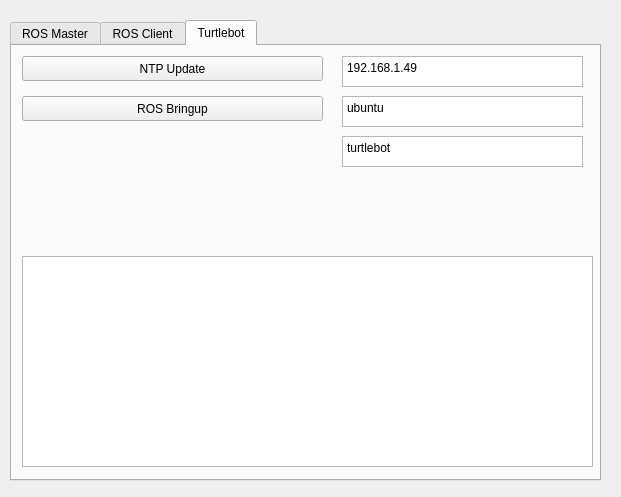
<?xml version="1.0" encoding="UTF-8"?>
<ui version="4.0">
 <class>Dialog</class>
 <widget class="QDialog" name="Dialog">
  <property name="geometry">
   <rect>
    <x>0</x>
    <y>0</y>
    <width>621</width>
    <height>497</height>
   </rect>
  </property>
  <property name="windowTitle">
   <string>ROS PyQT Administration</string>
  </property>
  <widget class="QTabWidget" name="tabWidget">
   <property name="geometry">
    <rect>
     <x>10</x>
     <y>20</y>
     <width>591</width>
     <height>461</height>
    </rect>
   </property>
   <property name="currentIndex">
    <number>2</number>
   </property>
   <widget class="QWidget" name="master_tab">
    <attribute name="title">
     <string>ROS Master</string>
    </attribute>
    <widget class="QPushButton" name="master_ntpupdate">
     <property name="geometry">
      <rect>
       <x>10</x>
       <y>10</y>
       <width>171</width>
       <height>25</height>
      </rect>
     </property>
     <property name="text">
      <string>NTP Update</string>
     </property>
    </widget>
    <widget class="QPushButton" name="master_roscore">
     <property name="geometry">
      <rect>
       <x>10</x>
       <y>50</y>
       <width>171</width>
       <height>25</height>
      </rect>
     </property>
     <property name="text">
      <string>Start ROS Core</string>
     </property>
    </widget>
    <widget class="QLabel" name="master_ntpUpdateLabel">
     <property name="geometry">
      <rect>
       <x>200</x>
       <y>16</y>
       <width>371</width>
       <height>21</height>
      </rect>
     </property>
     <property name="text">
      <string/>
     </property>
    </widget>
    <widget class="QLabel" name="master_roscoreLabel">
     <property name="geometry">
      <rect>
       <x>200</x>
       <y>50</y>
       <width>371</width>
       <height>21</height>
      </rect>
     </property>
     <property name="text">
      <string/>
     </property>
    </widget>
    <widget class="QTextEdit" name="master_log">
     <property name="geometry">
      <rect>
       <x>10</x>
       <y>210</y>
       <width>571</width>
       <height>211</height>
      </rect>
     </property>
     <property name="readOnly">
      <bool>true</bool>
     </property>
    </widget>
    <widget class="QPushButton" name="master_roscoreCheck">
     <property name="geometry">
      <rect>
       <x>10</x>
       <y>90</y>
       <width>171</width>
       <height>25</height>
      </rect>
     </property>
     <property name="text">
      <string>Check ROS Core</string>
     </property>
    </widget>
   </widget>
   <widget class="QWidget" name="client_tab">
    <attribute name="title">
     <string>ROS Client</string>
    </attribute>
    <widget class="QComboBox" name="client_wegauswahl">
     <property name="geometry">
      <rect>
       <x>10</x>
       <y>260</y>
       <width>181</width>
       <height>25</height>
      </rect>
     </property>
     <item>
      <property name="text">
       <string>kurzer Weg</string>
      </property>
     </item>
     <item>
      <property name="text">
       <string>Umweg</string>
      </property>
     </item>
     <item>
      <property name="text">
       <string>Plan B</string>
      </property>
     </item>
    </widget>
    <widget class="QPushButton" name="client_wegfuehrungStarten">
     <property name="geometry">
      <rect>
       <x>210</x>
       <y>260</y>
       <width>361</width>
       <height>25</height>
      </rect>
     </property>
     <property name="text">
      <string>Wegführung starten</string>
     </property>
    </widget>
    <widget class="QPushButton" name="client_RVIZ">
     <property name="geometry">
      <rect>
       <x>10</x>
       <y>220</y>
       <width>561</width>
       <height>25</height>
      </rect>
     </property>
     <property name="text">
      <string>Navigation mit RVIZ starten</string>
     </property>
    </widget>
    <widget class="QPushButton" name="client_ntpupdate">
     <property name="geometry">
      <rect>
       <x>10</x>
       <y>50</y>
       <width>561</width>
       <height>25</height>
      </rect>
     </property>
     <property name="text">
      <string>NTP Update</string>
     </property>
    </widget>
    <widget class="QPushButton" name="client_SLAM">
     <property name="geometry">
      <rect>
       <x>10</x>
       <y>140</y>
       <width>561</width>
       <height>25</height>
      </rect>
     </property>
     <property name="text">
      <string>SLAM starten</string>
     </property>
    </widget>
    <widget class="QPushButton" name="client_punkteSetzen">
     <property name="geometry">
      <rect>
       <x>10</x>
       <y>180</y>
       <width>561</width>
       <height>25</height>
      </rect>
     </property>
     <property name="text">
      <string>Punkte setzen</string>
     </property>
    </widget>
    <widget class="QTextEdit" name="client_log">
     <property name="geometry">
      <rect>
       <x>10</x>
       <y>290</y>
       <width>571</width>
       <height>131</height>
      </rect>
     </property>
     <property name="readOnly">
      <bool>true</bool>
     </property>
    </widget>
    <widget class="QPlainTextEdit" name="client_rtcproject_path">
     <property name="geometry">
      <rect>
       <x>10</x>
       <y>10</y>
       <width>561</width>
       <height>31</height>
      </rect>
     </property>
     <property name="plainText">
      <string>/home/lennart/catkin_ws/src/rtc_project</string>
     </property>
    </widget>
    <widget class="QPlainTextEdit" name="client_alternativeArena">
     <property name="geometry">
      <rect>
       <x>10</x>
       <y>90</y>
       <width>561</width>
       <height>31</height>
      </rect>
     </property>
     <property name="plainText">
      <string/>
     </property>
     <property name="placeholderText">
      <string>alternative Arena</string>
     </property>
    </widget>
   </widget>
   <widget class="QWidget" name="turtlebot_tab">
    <attribute name="title">
     <string>Turtlebot</string>
    </attribute>
    <widget class="QPushButton" name="turtlebot_ntpupdate">
     <property name="geometry">
      <rect>
       <x>10</x>
       <y>10</y>
       <width>301</width>
       <height>25</height>
      </rect>
     </property>
     <property name="text">
      <string>NTP Update</string>
     </property>
    </widget>
    <widget class="QPushButton" name="turtlebot_bringup">
     <property name="geometry">
      <rect>
       <x>10</x>
       <y>50</y>
       <width>301</width>
       <height>25</height>
      </rect>
     </property>
     <property name="text">
      <string>ROS Bringup</string>
     </property>
    </widget>
    <widget class="QTextEdit" name="turtlebot_log">
     <property name="geometry">
      <rect>
       <x>10</x>
       <y>210</y>
       <width>571</width>
       <height>211</height>
      </rect>
     </property>
     <property name="readOnly">
      <bool>true</bool>
     </property>
    </widget>
    <widget class="QPlainTextEdit" name="turtlebot_ip">
     <property name="geometry">
      <rect>
       <x>330</x>
       <y>10</y>
       <width>241</width>
       <height>31</height>
      </rect>
     </property>
     <property name="plainText">
      <string>192.168.1.49</string>
     </property>
    </widget>
    <widget class="QPlainTextEdit" name="turtlebot_user">
     <property name="geometry">
      <rect>
       <x>330</x>
       <y>50</y>
       <width>241</width>
       <height>31</height>
      </rect>
     </property>
     <property name="plainText">
      <string>ubuntu</string>
     </property>
    </widget>
    <widget class="QPlainTextEdit" name="turtlebot_password">
     <property name="geometry">
      <rect>
       <x>330</x>
       <y>90</y>
       <width>241</width>
       <height>31</height>
      </rect>
     </property>
     <property name="plainText">
      <string>turtlebot</string>
     </property>
    </widget>
   </widget>
  </widget>
 </widget>
 <resources/>
 <connections/>
</ui>
